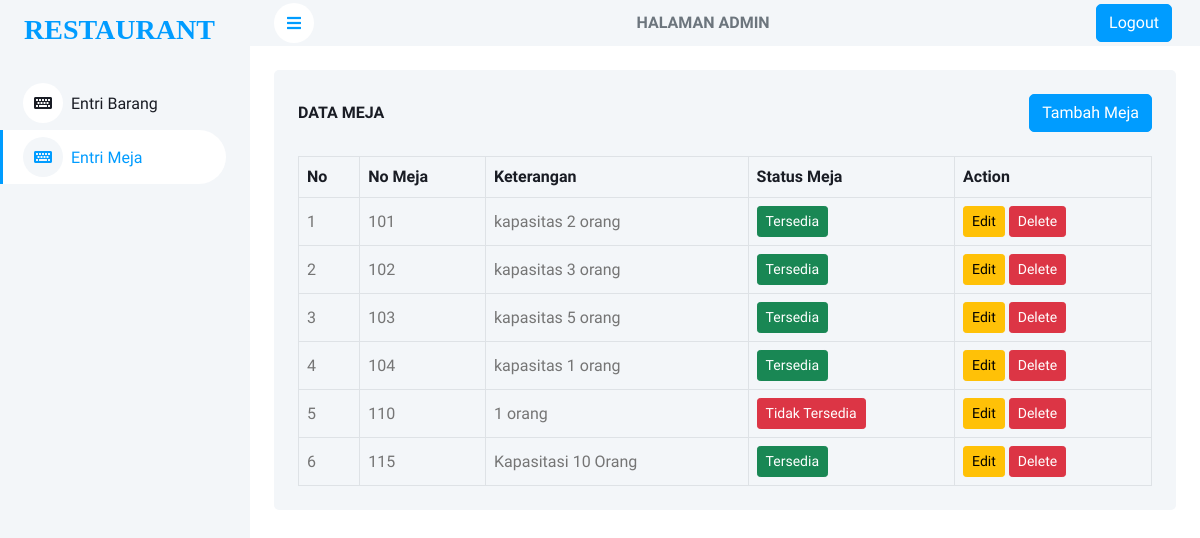
Page /meja.php on the committed database.
### tables this page shows
CREATE TABLE `meja` (
  `idMeja` int NOT NULL,
  `kodeMeja` int NOT NULL,
  `keterangan` text NOT NULL,
  `statusMeja` tinyint(1) NOT NULL
);

### meja.php (the view, shortened to what this page needs)
<!DOCTYPE html>
<html lang="en">
<head>
    <link href="https://cdnjs.cloudflare.com/ajax/libs/font-awesome/5.10.0/css/all.min.css" rel="stylesheet">
    <link href="https://cdn.jsdelivr.net/npm/bootstrap-icons@1.4.1/font/bootstrap-icons.css" rel="stylesheet">
    <link href="lib/owlcarousel/assets/owl.carousel.min.css" rel="stylesheet">
    <link href="lib/tempusdominus/css/tempusdominus-bootstrap-4.min.css" rel="stylesheet" />
    <link href="css/bootstrap.min.css" rel="stylesheet">
    <link href="css/style.css" rel="stylesheet">
</head>
<body>
    <div class="container-xxl position-relative bg-white d-flex p-0">
        <div class="sidebar pe-4 pb-3">
            <nav class="navbar bg-light navbar-light">
                <a class="navbar-brand mx-4 mb-3">
                    <h3 class="text-primary"><i class="fas fa-">RESTAURANT</i></h3>
                </a>
                <div class="navbar-nav w-100">
                    <a href="admin.php" class="nav-item nav-link ">
                        <i class="fa fa-keyboard me-2"></i>Entri Barang</a>
                    <a href="meja.php" class="nav-item nav-link active">
                        <i class="fa fa-keyboard me-2"></i>Entri Meja</a>
                </div>
            </nav>
        </div>
        <div class="content">
            <nav class="navbar navbar-expand bg-light navbar-light sticky-top px-4 py-0">
                <a href="#" class="sidebar-toggler flex-shrink-0">
                    <i class="fa fa-bars"></i>
                </a>
                <span class="d-none d-lg-inline-flex ms-auto text-secondary"><b>HALAMAN ADMIN</b></span>
                <div class="navbar-nav align-items-center ms-auto">
                    <div class="m-1">
                        <div class="nav-item">
                            <a href="index.php" class="btn btn-primary">
                                <span class="">Logout</span>
                            </a>
                        </div>
                    </div>
                </div>
            </nav>
            <div class="container-fluid pt-4 px-4">
                <div class="bg-light text-center rounded p-4">
                    <div class="d-flex align-items-center justify-content-between mb-4">
                        <h6 class="mb-0">DATA MEJA</h6>
                        <a href="buatMeja.php" class="btn btn-primary">Tambah Meja</a>
                    </div>
                    <div class="table-responsive">
                        <table class="table text-start align-middle table-bordered table-hover mb-0">
                            <thead>
                                <tr class="text-dark">
                                    <th scope="col">No</th>
                                    <th scope="col">No Meja</th>
                                    <th scope="col">Keterangan</th>
                                    <th scope="col">Status Meja</th>
                                    <th scope="col">Action</th>
                                </tr>
                            </thead>
                            <tbody>
                                <?php
                                include 'koneksi.php';
                                $query = "SELECT * FROM meja";
                                $result = $koneksi->query($query);
                                if ($result && $result->num_rows > 0) {
                                    $no = 1;
                                    while ($row = $result->fetch_assoc()) {
                                        ?>
                                        <tr>
                                            <td>
                                                <?php echo $no++; ?>
                                            </td>
                                            <td>
                                                <?php echo $row['kodeMeja']; ?>
                                            </td>
                                            <td>
                                                <?php echo $row['keterangan']; ?>
                                            </td>
                                            <td>
                                                <button
                                                    class="btn btn-<?php echo ($row['statusMeja'] == 1) ? 'success' : 'danger'; ?> btn-sm status-btn"
                                                    data-id="<?php echo $row['idMeja']; ?>"
                                                    data-status="<?php echo $row['statusMeja']; ?>">
                                                    <?php echo ($row['statusMeja'] == 1) ? 'Tersedia' : 'Tidak Tersedia'; ?>
                                                </button>
                                            </td>
                                            <td>
                                                <button type="button" class="btn btn-warning btn-sm edit-btn"
                                                    onclick="window.location.href='editMeja.php?idMeja=<?php echo $row['idMeja']; ?>'"
                                                    data-id="<?php echo $row['idMeja']; ?>"
                                                    data-nama="<?php echo $row['kodeMeja']; ?>"
                                                    data-harga="<?php echo $row['keterangan']; ?>">Edit</button>
                                                <button type="button" class="btn btn-danger btn-sm" data-bs-toggle="modal"
                                                    data-bs-target="#hapusModal<?php echo $row['idMeja']; ?>">Delete</button>
                                            </td>
                                        </tr>
                                        <?php
                                    }
                                } else {
                                    echo "<tr><td colspan='4'>Tidak ada data yang tersedia</td></tr>";
                                }
                                ?>
                            </tbody>
                        </table>
                    </div>
                </div>
            </div>
        </div>
    </div>
</body>
</html>

### css/style.css (style rules this page uses)
:root { --primary: #009CFF; --light: #F3F6F9; --dark: #191C24; }
.btn { transition: .5s; }
.btn.btn-primary { color: #FFFFFF; }
.sidebar { position: fixed; top: 0; left: 0; bottom: 0; width: 250px; height: 100vh; overflow-y: auto; background: var(--light); transition: 0.5s; z-index: 999; }
.content { margin-left: 250px; min-height: 100vh; background: #FFFFFF; transition: 0.5s; }
@media (min-width: 992px) { .sidebar { margin-left: 0; } }
@media (min-width: 992px) { .content { width: calc(100% - 250px); } }
.sidebar .navbar .navbar-nav .nav-link { padding: 7px 20px; color: var(--dark); font-weight: 500; border-left: 3px solid var(--light); border-radius: 0 30px 30px 0; outline: none; }
.sidebar .navbar .navbar-nav .nav-link:hover, .sidebar .navbar .navbar-nav .nav-link.active { color: var(--primary); background: #FFFFFF; border-color: var(--primary); }
.sidebar .navbar .navbar-nav .nav-link i { width: 40px; height: 40px; display: inline-flex; align-items: center; justify-content: center; background: #FFFFFF; border-radius: 40px; }
.sidebar .navbar .navbar-nav .nav-link:hover i, .sidebar .navbar .navbar-nav .nav-link.active i { background: var(--light); }
.content .navbar .sidebar-toggler, .content .navbar .navbar-nav .nav-link i { width: 40px; height: 40px; display: inline-flex; align-items: center; justify-content: center; background: #FFFFFF; border-radius: 40px; }

### rows in the picture
meja: kodeMeja "101", keterangan "kapasitas 2 orang", statusMeja "Tersedia"
meja: kodeMeja "102", keterangan "kapasitas 3 orang", statusMeja "Tersedia"
meja: kodeMeja "103", keterangan "kapasitas 5 orang", statusMeja "Tersedia"
meja: kodeMeja "104", keterangan "kapasitas 1 orang", statusMeja "Tersedia"
meja: kodeMeja "110", keterangan "1 orang", statusMeja "Tidak Tersedia"
meja: kodeMeja "115", keterangan "Kapasitasi 10 Orang", statusMeja "Tersedia"
